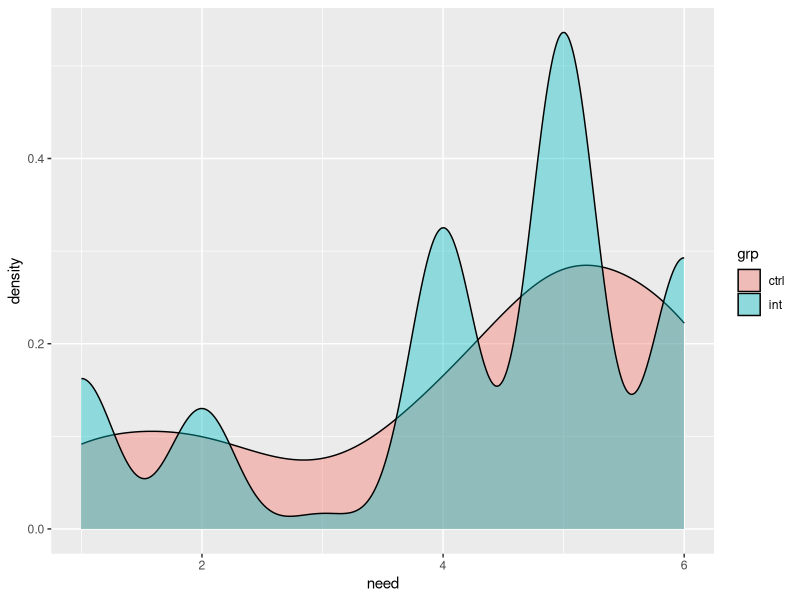
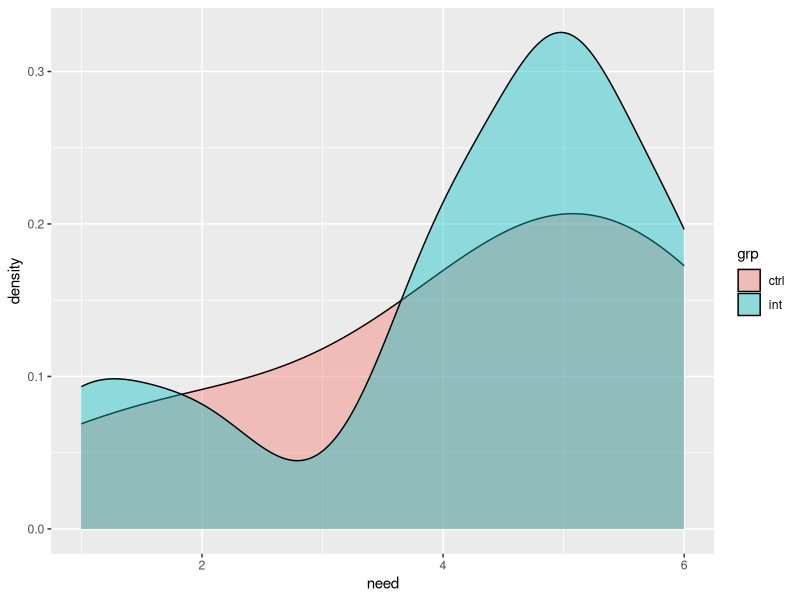
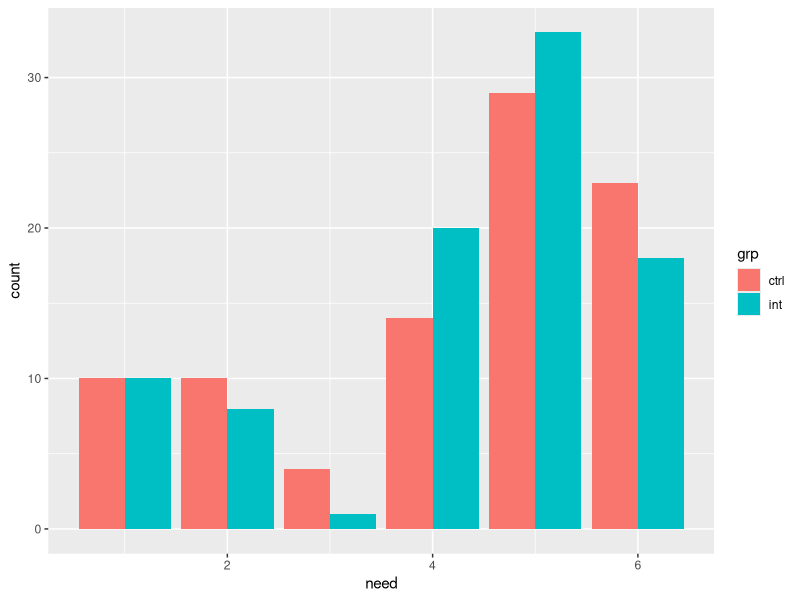

R code for these plots, in order:
## ---- chunk 1
knitr::opts_chunk$set(echo = TRUE)
## ---- chunk 2
set.seed(9)
n <- 180
need1 <- sample(1:6, size = n/2, replace = TRUE, prob = c(1, 1, 1, 3, 4, 3)/14)
need2 <- sample(1:6, size = n/2, replace = TRUE, prob = c(1, 1, 1, 4, 5, 4)/16)
grp <- rep(c("ctrl", "int"), each = n/2)
d <- data.frame(grp, need = c(need1, need2))
## ---- chunk 3
library(ggplot2)
ggplot(d) +
  aes(x = need, fill = grp) +
  geom_density(alpha = 0.4)
## ---- chunk 4
ggplot(d) +
  aes(x = need, fill = grp) +
  geom_density(alpha = 0.4, adjust = 2)

## ---- chunk 5
ggplot(d) +
  aes(x = need, fill = grp) +
  geom_bar(position = "dodge")

## ---- chunk 6
tapply(d$need, d$grp, summary)
## ---- chunk 7
t.out <- t.test(need ~ grp, data = d)
t.out$conf.int
## ---- chunk 8
library(boot)
f <- function(d, i){
  t <- t.test(need ~ grp, d[i,])
  diff(t$estimate)
}
b.out <- boot(d, f, R = 999)
## ---- chunk 9
boot.ci(b.out, type = "bca")
